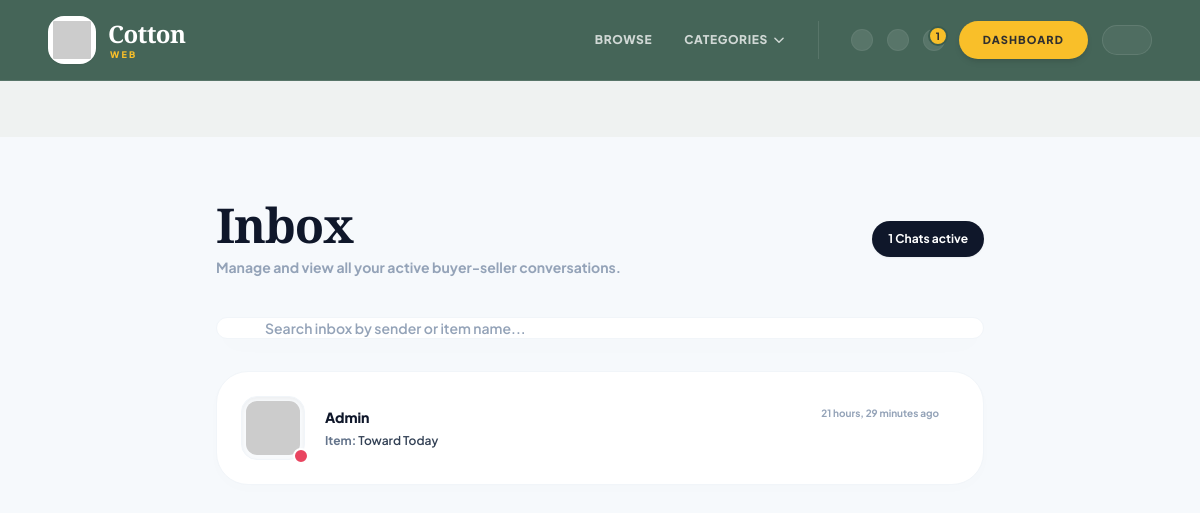
Screenshot of /inbox/ (signed in) with the database file from the repository.
### conversation/models.py (models this page shows)
class Conversation(models.Model):
    item = models.ForeignKey(Item, related_name='conversations', on_delete=models.CASCADE)
    members = models.ManyToManyField(settings.AUTH_USER_MODEL, related_name='conversations')
    created_at = models.DateTimeField(auto_now_add=True)
    modified_at = models.DateTimeField(auto_now=True)
    class Meta:
        ordering = ('-modified_at',)

### core/models.py (models this page shows, shortened)
class CustomUserModel(AbstractUser):
    full_name = models.CharField(max_length=100, null=True, blank=True)
    phone = models.CharField(max_length=20, null=True, blank=True)
    USER_TYPE_CHOICES = [
        ('Admin', 'Admin'),
        ('Seller', 'Seller'),
        ('Buyer', 'Buyer'),
    ]
    user_type = models.CharField(
        max_length=20,
        choices=USER_TYPE_CHOICES,
        null=True,
        blank=True
    )

### item/models.py (models this page shows, shortened)
class Item(models.Model):
    category = models.ForeignKey(
        Category,
        related_name='items',
        on_delete=models.CASCADE,
    )
    user = models.ForeignKey(
        settings.AUTH_USER_MODEL,
        related_name='items',
        on_delete=models.CASCADE,
    )
    name = models.CharField(max_length=100)
    description = models.TextField(blank=True, null=True)
    price = models.FloatField()
    image = models.ImageField(upload_to='item_images', blank=True, null=True)
    is_sold = models.BooleanField(default=False, db_index=True)
    created_at = models.DateTimeField(auto_now_add=True, db_index=True)

### conversation/views.py (the view)
# urls.py: path('', views.inbox, name='inbox'),
@login_required
def inbox(request):
    conversations = Conversation.objects.filter(members__in=[request.user.id])
    return render (request, 'conversation/inbox.html', {
        'conversations': conversations
    })

### core/context_processors.py (called while the page is built)
def categories(request):
    return {
        'all_categories': Category.objects.all()
    }

def is_seller(request):
    if request.user.is_authenticated:
        return {
            'is_seller': request.user.user_type == 'Seller'
        }
    return {'is_seller': False}

def notification_count(request):
    if request.user.is_authenticated:
        count = Notification.objects.filter(
            user=request.user,
            is_read=False
        ).count()
        return {'unread_notification_count': count}
    return {'unread_notification_count': 0}

### conversation/templates/conversation/inbox.html (shortened to what this page needs)
{% extends "core/base.html" %}
{% load static %}
{% block content %}
<div class="bazaar-container min-h-screen bg-[#f6f9fc] -mx-6 md:-mx-12 px-4 sm:px-6 lg:px-8 py-10 md:py-16">
    <div class="max-w-3xl mx-auto">
        <div class="flex flex-col sm:flex-row sm:items-center sm:justify-between gap-4 mb-10">
            <div>
                <h1 class="bazaar-title text-3xl md:text-5xl font-black text-[#0f172a] tracking-tight">Inbox</h1>
                <p class="text-slate-400 text-xs md:text-sm font-bold mt-2">Manage and view all your active buyer-seller conversations.</p>
            </div>
            <span class="bg-[#0f172a] text-white text-xs font-bold px-4 py-2.5 rounded-full shadow-sm self-start sm:self-auto">
                {{ conversations|length }} Chats active
            </span>
        </div>
        <div class="relative mb-8">
            <input type="text"
                   id="inbox-search"
                   placeholder="Search inbox by sender or item name..."
                   class="w-full pl-12 pr-5 py-4.5 bg-white border border-slate-100 rounded-3xl text-xs md:text-sm font-semibold text-slate-800 placeholder-slate-400 focus:outline-none focus:border-slate-300 focus:ring-4 focus:ring-slate-100 transition duration-300 shadow-[0_8px_30px_rgb(15,23,42,0.01)]">
        </div>
        <div id="conversations-wrapper" class="space-y-4">
            {% for conversation in conversations %}
                <div class="conversation-card"
                     data-search-item="{{ conversation.item.name|lower }}"
                     {% for member in conversation.members.all %}{% if member != request.user %}data-search-member="{{ member.username|lower }}"{% endif %}{% endfor %}>
                    <a href="{% url 'conversation:detail' conversation.id %}"
                       class="group flex items-center gap-5 bg-white p-6 rounded-[2rem] border border-slate-100 shadow-[0_4px_15px_rgba(0,0,0,0.01)] hover:shadow-md hover:border-[#e94560]/30 transition-all duration-300">
                        <div class="relative flex-shrink-0">
                            {% if conversation.item.image %}
                                <img src="{{ conversation.item.image.url }}"
                                     alt="{{ conversation.item.name }}"
                                     class="w-16 h-16 rounded-2xl object-cover shadow-inner group-hover:scale-105 transition-transform duration-300 border border-slate-100 p-1 bg-slate-50">
                            {% else %}
                                <img src="https://picsum.photos/seed/{{ conversation.item.id }}/200/200"
                                     alt="{{ conversation.item.name }}"
                                     class="w-16 h-16 rounded-2xl object-cover shadow-inner group-hover:scale-105 transition-transform duration-300 border border-slate-100 p-1 bg-slate-50">
                            {% endif %}
                            <div class="absolute -bottom-1 -right-1 w-4 h-4 bg-[#e94560] border-2 border-white rounded-full"></div>
                        </div>
                        <div class="flex-1 min-w-0">
                            {% for member in conversation.members.all %}
                                {% if member != request.user %}
                                    <div class="flex justify-between items-start mb-1.5">
                                        <h3 class="text-sm font-extrabold text-[#0f172a] group-hover:text-[#e94560] transition-colors">
                                            {{ member.username|title }}
                                        </h3>
                                        <span class="text-[10px] font-bold text-slate-400">
                                            {{ conversation.modified_at|timesince }} ago
                                        </span>
                                    </div>
                                    <p class="text-xs font-bold text-slate-500">
                                        Item: <span class="text-slate-700 font-semibold">{{ conversation.item.name }}</span>
                                    </p>
                                {% endif %}
                            {% endfor %}
                        </div>
                    </a>
                </div>
            {% endfor %}
        </div>
    </div>
</div>
{% endblock %}

### core/templates/core/base.html (style rules this page uses)
body { font-family: 'Plus Jakarta Sans', sans-serif; scroll-behavior: smooth; }

### conversation/templates/conversation/inbox.html (style rules this page uses)
.bazaar-container { font-family: 'Plus Jakarta Sans', sans-serif; }
.bazaar-title { font-family: 'Playfair Display', serif; }

### rows the page displays
Conversation: modified_at "21 hours, 29 minutes", item.name "Toward Today"
CustomUserModel: username "Admin"

### other values shown
{{ unread_notification_count }} "1"
{{ conversations|length }} "1"
